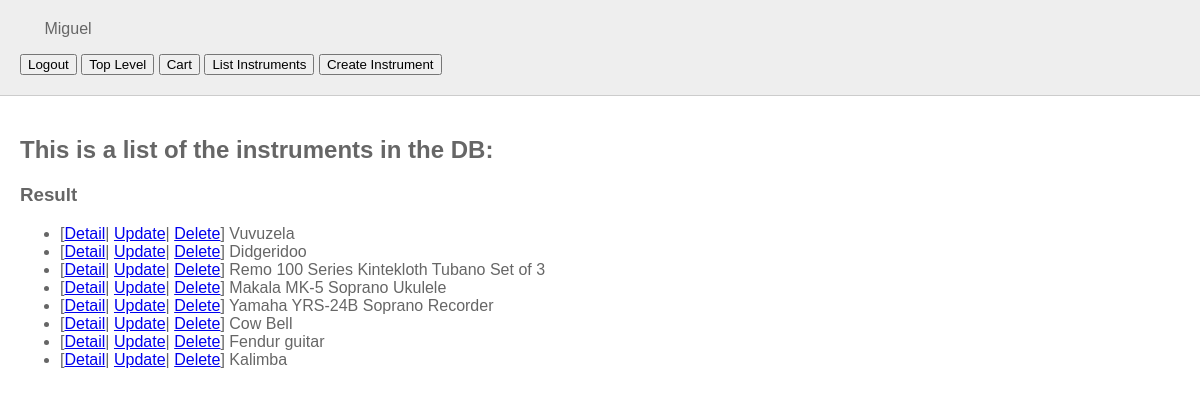
Screenshot of /instruments/show/all (signed in) with the database file from the repository.
### tables this page shows
CREATE TABLE "instruments" (
	"ref_num"	INTEGER,
	"name"	TEXT NOT NULL,
	"category"	TEXT NOT NULL,
	"image"	TEXT NOT NULL,
	PRIMARY KEY("ref_num")
);

### micro_webapp.py (the view)
@app.route('/instruments/show/all')
def show_all():
    if 'role' not in session or session['role']!='admin':
        res = "for admin only, please login"
        return render_template('messages.html', message=res)
    return render_template('index.html', instruments=instruments.Instrument.getall())

### instruments.py (called while the page is built)
    @classmethod
    def connectdb(cls):
        global conn
        conn = sqlite3.connect("music_store.db")
        return conn.cursor()

    @classmethod
    def disconnectdb(cls):
        conn.close()

    @classmethod
    def makelist(cls): # sometimes you need a tuple
        cls.cu = cls.connectdb()
        cls.cu.execute("SELECT * FROM instruments")
        return cls.cu

    @classmethod
    def getall(cls): # sometimes you need some a dict
        cls.res = [{"ref_num":row[0], "category": row[2],"name":row[1], "url":row[3]} for row in cls.makelist()]
        cls.disconnectdb()
        return cls.res

### templates/index.html (shortened to what this page needs)
{% extends 'base.html' %}
{% block body %}
    <section>
        <h1>This is a list of the instruments in the DB:</h1>
        <h3>Result</h3>
        {% if instruments %}
            <ul>
            {% for instrument in instruments %}
            <li>[<a href="/instruments/show/{{instrument['ref_num']}}">Detail</a>|
                <a href="/instruments/update/{{instrument['ref_num']}}">Update</a>|
                <a href="/instruments/delete/{{instrument['ref_num']}}">Delete</a>]  {{instrument["name"]}}</li>
            {% endfor %}
            </ul>
        {% endif %}
    </section>
    <br>
{% endblock %}

### templates/base.html (shortened to what this page needs)
<!DOCTYPE html>
<html lang="en">
<head>
    <link rel="stylesheet" href="{{ url_for('static', filename='css/main.css') }}">
 </head>
<body>
    <header>
        {% if session['username'] %}
             {{session['username']}} <p>
            <div class="tab">
                <input type="button" onclick="location.href='{{url_for("logout")}}';" value="Logout" />
                <input type="button" onclick="location.href='/';" value="Top Level" />
                <input type="button" onclick="location.href='/cart/show/all';" value="Cart" />
                <input type="button" onclick="location.href='/instruments/show/all';" value="List Instruments" />
                <input type="button" onclick="location.href='/instruments/create';" value="Create Instrument" />
              </div>
    </header>
        {% else %}
    <header>
        <img src="">
        Welcome to our music store, please <a href="{{url_for('login')}}">Log in!</a>
    </header>
        {% endif %}
    {% block body %}{% endblock %}
</body>
</html>

### static/css/main.css (style rules this page uses)
body, html { margin: 0; font-family: sans-serif; }
header { background: #eee; border-bottom: 1px solid #ccc; padding: 20px; color: #666; }
section { color: #666; padding: 20px; }

### rows the page displays
instruments: name "Vuvuzela"
instruments: name "Didgeridoo"
instruments: name "Remo 100 Series Kintekloth Tubano Set of 3"
instruments: name "Makala MK-5 Soprano Ukulele"
instruments: name "Yamaha YRS-24B Soprano Recorder"
instruments: name "Cow Bell"
instruments: name "Fendur guitar"
instruments: name "Kalimba"

### other values shown
{{ session['username'] }} "Miguel"
